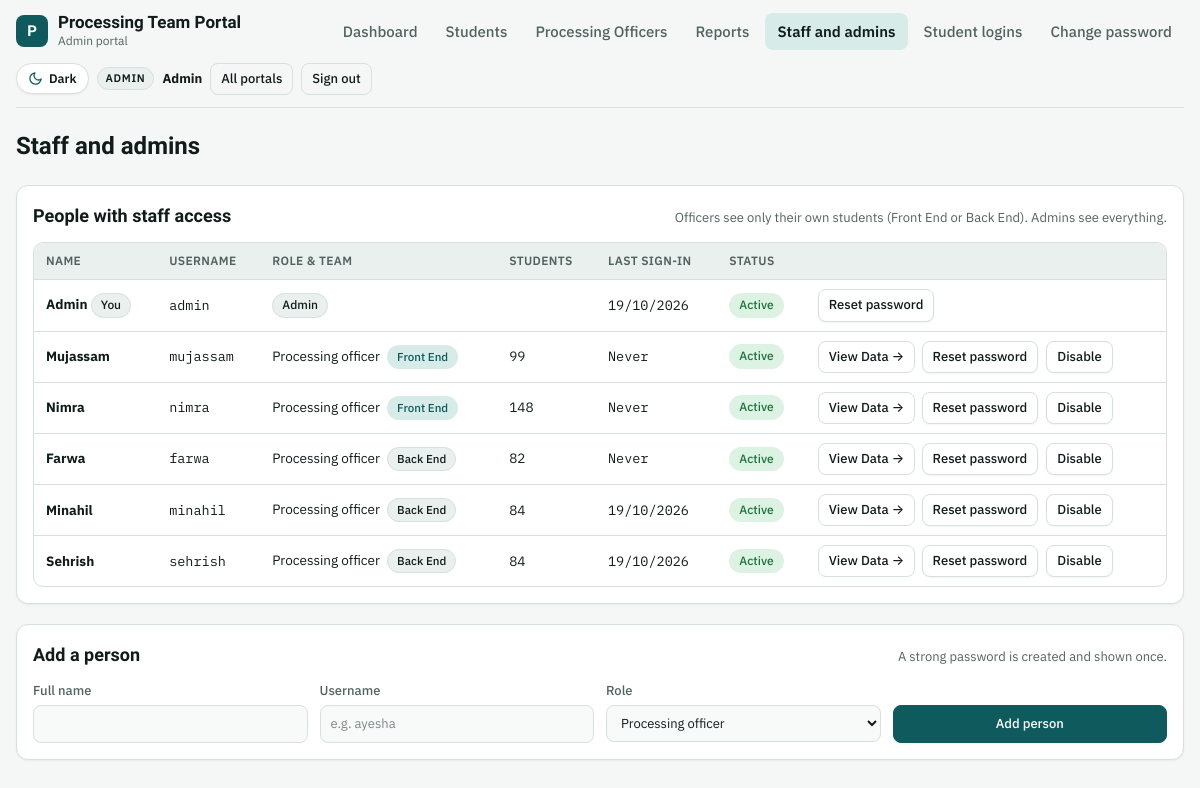
The page /admin/staff.php (signed in) on the database its author committed.
### tables this page shows
CREATE TABLE users (
  id                   INTEGER PRIMARY KEY AUTOINCREMENT,
  name                 TEXT NOT NULL,
  username             TEXT NOT NULL UNIQUE,
  password_hash        TEXT NOT NULL,
  role                 TEXT NOT NULL CHECK(role IN ('admin','officer','student')),
  student_id           INTEGER NULL UNIQUE,
  active               INTEGER NOT NULL DEFAULT 1,
  must_change_password INTEGER NOT NULL DEFAULT 1,
  last_login           TEXT NULL,
  created_at           TEXT NOT NULL, department TEXT DEFAULT 'backend',
  FOREIGN KEY (student_id) REFERENCES students(id) ON DELETE CASCADE
);

### app/bootstrap.php (called while the page is built, shortened)
<?php
$CONFIG = require APP . '/config.php';
if (is_file(APP . '/config.local.php')) {
    $CONFIG = array_merge($CONFIG, require APP . '/config.local.php');
}
function base_url(): string {
    static $b = null;
    if ($b !== null) return $b;
    $doc = realpath($_SERVER['DOCUMENT_ROOT'] ?? '') ?: '';
    $root = realpath(ROOT) ?: ROOT;
    $b = '';
    if ($doc !== '' && str_starts_with($root, $doc)) {
        $b = str_replace('\\', '/', substr($root, strlen($doc)));
    }
    return $b = rtrim($b, '/');
}
function url(string $path = ''): string { return base_url() . '/' . ltrim($path, '/'); }
require APP . '/db.php';
require APP . '/helpers.php';
require APP . '/auth.php';

### app/helpers.php (called while the page is built, shortened)
<?php
function h($v): string { return htmlspecialchars((string)($v ?? ''), ENT_QUOTES | ENT_SUBSTITUTE, 'UTF-8'); }
function fmt_date(?string $d): string {
    return preg_match('/^(\d{4})-(\d{2})-(\d{2})/', $d, $m) ? "$m[3]/$m[2]/$m[1]" : $d;
}

### app/config.php (called while the page is built)
<?php
return [
    'db_host' => 'localhost',
    'db_name' => 'CHANGE_ME_database_name',
    'db_user' => 'CHANGE_ME_database_user',
    'db_pass' => 'CHANGE_ME_database_password',
    'app_name' => 'Processing Team Portal',
    'base_url' => '',
    'idle_minutes' => 30,
    'max_attempts' => 8,
    'timezone' => 'Asia/Karachi',
    'debug' => false,
];

### app/config.local.php (called while the page is built)
<?php
return [
    'dsn' => 'sqlite:' . (getenv('PORTAL_SQLITE') ?: __DIR__ . '/portal.sqlite'),
    'debug' => getenv('RAILWAY_ENVIRONMENT') ? false : true,
];

### app/db.php (called while the page is built, shortened)
<?php
function db(): PDO {
    static $pdo = null;
    global $CONFIG;
    if ($pdo) return $pdo;
    $opts = [
        PDO::ATTR_ERRMODE            => PDO::ERRMODE_EXCEPTION,
        PDO::ATTR_DEFAULT_FETCH_MODE => PDO::FETCH_ASSOC,
        PDO::ATTR_EMULATE_PREPARES   => false,
    ];
    try {
        if (!empty($CONFIG['dsn'])) {
            $pdo = new PDO($CONFIG['dsn'], null, null, $opts);
        } else {
            $dsn = 'mysql:host=' . $CONFIG['db_host'] . ';dbname=' . $CONFIG['db_name'] . ';charset=utf8mb4';
            $pdo = new PDO($dsn, $CONFIG['db_user'], $CONFIG['db_pass'], $opts);
        }
    } catch (PDOException $e) {
        error_log('DB connection failed: ' . $e->getMessage());
        http_response_code(500);
        exit('The portal cannot reach its database. Check app/config.php.');
    }
    return $pdo;
}
function q(string $sql, array $params = []): PDOStatement {
    $st = db()->prepare($sql);
    $st->execute($params);
    return $st;
}

### app/auth.php (called while the page is built, shortened)
<?php
function current_user(?string $role = null): ?array {
    $targetRole = $role;
    $uid = (int)$_SESSION['auth'][$targetRole]['uid'];
    $row = q('SELECT id, name, username, role, student_id, active, must_change_password FROM users WHERE id = ?', [$uid])->fetch();
    return $row;
}
function require_role(string $role, bool $allowPasswordChange = false): array {
    if (!empty($_SESSION['auth'][$role]['uid'])) {
        $u = current_user($role);
        if ($u && $u['role'] === $role) {
            return $u;
        }
    }
}

### admin/staff.php (the view, shortened to what this page needs)
<?php
require __DIR__ . '/../app/bootstrap.php';
require APP . '/layout.php';
$u = require_role('admin');
$people = q("SELECT u.*, (SELECT COUNT(*) FROM students s WHERE s.officer_id = u.id OR s.frontend_officer_id = u.id) AS n FROM users u WHERE role IN ('admin','officer') ORDER BY role, COALESCE(department, 'backend') DESC, name")->fetchAll();
page_start('Staff and admins', $u, PORTALS['admin']['label']);
?>
<h1>Staff and admins</h1>
<section class="panel">
  <div class="panel-h"><h2>People with staff access</h2><p>Officers see only their own students (Front End or Back End). Admins see everything.</p></div>
  <div class="tbl"><table>
    <thead><tr><th>Name</th><th>Username</th><th>Role & Team</th><th>Students</th><th>Last sign-in</th><th>Status</th><th></th></tr></thead>
    <tbody>
    <?php foreach ($people as $p):
        $dept = $p['department'] ?? 'backend';
    ?>
      <tr>
        <td><b><?= h($p['name']) ?></b><?= (int)$p['id'] === (int)$u['id'] ? ' <span class="pill">You</span>' : '' ?></td>
        <td class="mono"><?= h($p['username']) ?></td>
        <td>
          <?php if ($p['role'] === 'admin'): ?>
            <span class="pill">Admin</span>
          <?php else: ?>
            Processing officer <span class="pill <?= $dept === 'frontend' ? 'acc' : '' ?>" style="font-size:0.72rem; margin-left:0.25rem;"><?= $dept === 'frontend' ? 'Front End' : 'Back End' ?></span>
          <?php endif; ?>
        </td>
        <td class="num"><?= $p['role'] === 'officer' ? (int)$p['n'] : '' ?></td>
        <td class="num"><?= $p['last_login'] ? h(fmt_date(substr($p['last_login'], 0, 10))) : 'Never' ?></td>
        <td><span class="pill <?= $p['active'] ? 'ok' : 'bad' ?>"><?= $p['active'] ? 'Active' : 'Disabled' ?></span></td>
        <td><div style="display:flex; gap:0.4rem; align-items:center; flex-wrap:wrap;">
          <?php if ($p['role'] === 'officer'): ?>
            <a class="btn sm ghost" href="<?= h(url('admin/officers.php?id=' . $p['id'])) ?>" title="View <?= h($p['name']) ?>'s Caseload and Workspace">View Data →</a>
          <?php endif; ?>
          <form method="post" class="row-actions"><?= csrf_field() ?><input type="hidden" name="id" value="<?= (int)$p['id'] ?>">
            <button class="btn sm" name="action" value="reset">Reset password</button>
            <?php if ((int)$p['id'] !== (int)$u['id']): ?><button class="btn sm" name="action" value="toggle"><?= $p['active'] ? 'Disable' : 'Enable' ?></button><?php endif; ?>
          </form>
        </div></td>
      </tr>
    <?php endforeach; ?>
    </tbody>
  </table></div>
</section>
<section class="panel">
  <div class="panel-h"><h2>Add a person</h2><p>A strong password is created and shown once.</p></div>
  <form method="post" class="fields">
    <label class="f"><span>Full name</span><input name="name" required maxlength="150"></label>
    <label class="f"><span>Username</span><input name="username" required pattern="[a-z0-9._\-]{3,40}" placeholder="e.g. ayesha" autocomplete="off"></label>
    <label class="f"><span>Role</span><select name="role"><option value="officer">Processing officer</option><option value="admin">Admin</option></select></label>
    <div class="f"><span>&nbsp;</span><button class="btn primary" type="submit">Add person</button></div>
  </form>
</section>
<?php page_end();

### app/layout.php (shortened to what this page needs)
<?php
function nav_items(string $role): array {
    return match ($role) {
        'admin'   => ['admin/index.php' => 'Dashboard', 'admin/students.php' => 'Students', 'admin/officers.php' => 'Processing Officers', 'admin/reports.php' => 'Reports', 'admin/staff.php' => 'Staff and admins', 'admin/logins.php' => 'Student logins'],
        'officer' => ['officer/index.php' => 'Dashboard', 'officer/students.php' => 'My students'],
        'student' => ['student/index.php' => 'My file'],
        default   => [],
    };
}
function theme_toggle_btn(): string {
    return '<button type="button" class="theme-toggle" data-theme-toggle aria-label="Switch theme" title="Switch between Light and Dark mode" aria-pressed="false">'
         . '<svg class="icon-sun" viewBox="0 0 24 24" aria-hidden="true"><circle cx="12" cy="12" r="5"/><line x1="12" y1="1" x2="12" y2="3"/><line x1="12" y1="21" x2="12" y2="23"/><line x1="4.22" y1="4.22" x2="5.64" y2="5.64"/><line x1="18.36" y1="18.36" x2="19.78" y2="19.78"/><line x1="1" y1="12" x2="3" y2="12"/><line x1="21" y1="12" x2="23" y2="12"/><line x1="4.22" y1="19.78" x2="5.64" y2="18.36"/><line x1="18.36" y1="5.64" x2="19.78" y2="4.22"/></svg>'
         . '<svg class="icon-moon" viewBox="0 0 24 24" aria-hidden="true"><path d="M21 12.79A9 9 0 1 1 11.21 3 7 7 0 0 0 21 12.79z"/></svg>'
         . '<span data-theme-label>Dark</span>'
         . '</button>';
}
function page_start(string $title, ?array $u = null, string $portalLabel = ''): void {
    global $CONFIG;
    $self = ltrim(substr(parse_url($_SERVER['REQUEST_URI'] ?? '', PHP_URL_PATH) ?: '', strlen(base_url())), '/');
    $cookieTheme = $_COOKIE['ptp_theme'] ?? '';
    $htmlThemeAttr = in_array($cookieTheme, ['light', 'dark'], true) ? ' data-theme="' . h($cookieTheme) . '"' : '';
    ?><!doctype html>
<html lang="en"<?= $htmlThemeAttr ?>>
<head>
<link rel="stylesheet" href="<?= h(url('assets/style.css')) ?>">
</head>
<body>
<div class="wrap">
<?php if ($u): ?>
<header class="top">
  <a class="brand" href="<?= h(url('index.php')) ?>" style="text-decoration:none; color:inherit;"><div class="mark">P</div><div><div class="app"><?= h($CONFIG['app_name']) ?></div><small><?= h($portalLabel) ?></small></div></a>
  <nav class="tabs">
    <?php foreach (nav_items($u['role']) as $href => $label): ?>
      <a href="<?= h(url($href)) ?>" <?= $self === $href ? 'aria-current="page"' : '' ?>><?= h($label) ?></a>
    <?php endforeach; ?>
    <a href="<?= h(url('account/password.php?portal=' . $u['role'])) ?>" <?= $self === 'account/password.php' ? 'aria-current="page"' : '' ?>>Change password</a>
  </nav>
  <div class="who">
    <?= theme_toggle_btn() ?>
    <span class="role"><?= h(ucfirst($u['role'] === 'officer' ? 'Officer' : $u['role'])) ?></span>
    <b><?= h($u['name']) ?></b>
    <a class="btn sm ghost" href="<?= h(url('index.php')) ?>">All portals</a>
    <form method="post" action="<?= h(url('logout.php')) ?>"><button class="btn sm ghost" type="submit">Sign out</button></form>
  </div>
</header>
<?php else: ?>
<div class="guest-topbar">
  <?= theme_toggle_btn() ?>
</div>
<?php endif; ?>
<main>
<?php endforeach;
}
function page_end(): void { ?>
</main>
</div>
</body>
</html>
<?php }

### rows shown on the page
users: role "Dashboard", role "Students", role "Processing Officers", role "Reports", role "Staff and admins", role "Student logins", role "ADMIN", name "Admin", shows "You", username "admin", last_login "19/10/2026", active "Active"
users: name "Mujassam", username "mujassam", role "Processing officer", n "99", shows "Never", active "Active"
users: name "Nimra", username "nimra", role "Processing officer", n "148", shows "Never", active "Active"
users: name "Farwa", username "farwa", role "Processing officer", n "82", shows "Never", active "Active"
users: name "Minahil", username "minahil", role "Processing officer", n "84", last_login "19/10/2026", active "Active"
users: name "Sehrish", username "sehrish", role "Processing officer", n "84", last_login "19/10/2026", active "Active"

### other values the page prints
$CONFIG['app_name'] "Processing Team Portal"
$portalLabel "Admin portal"
